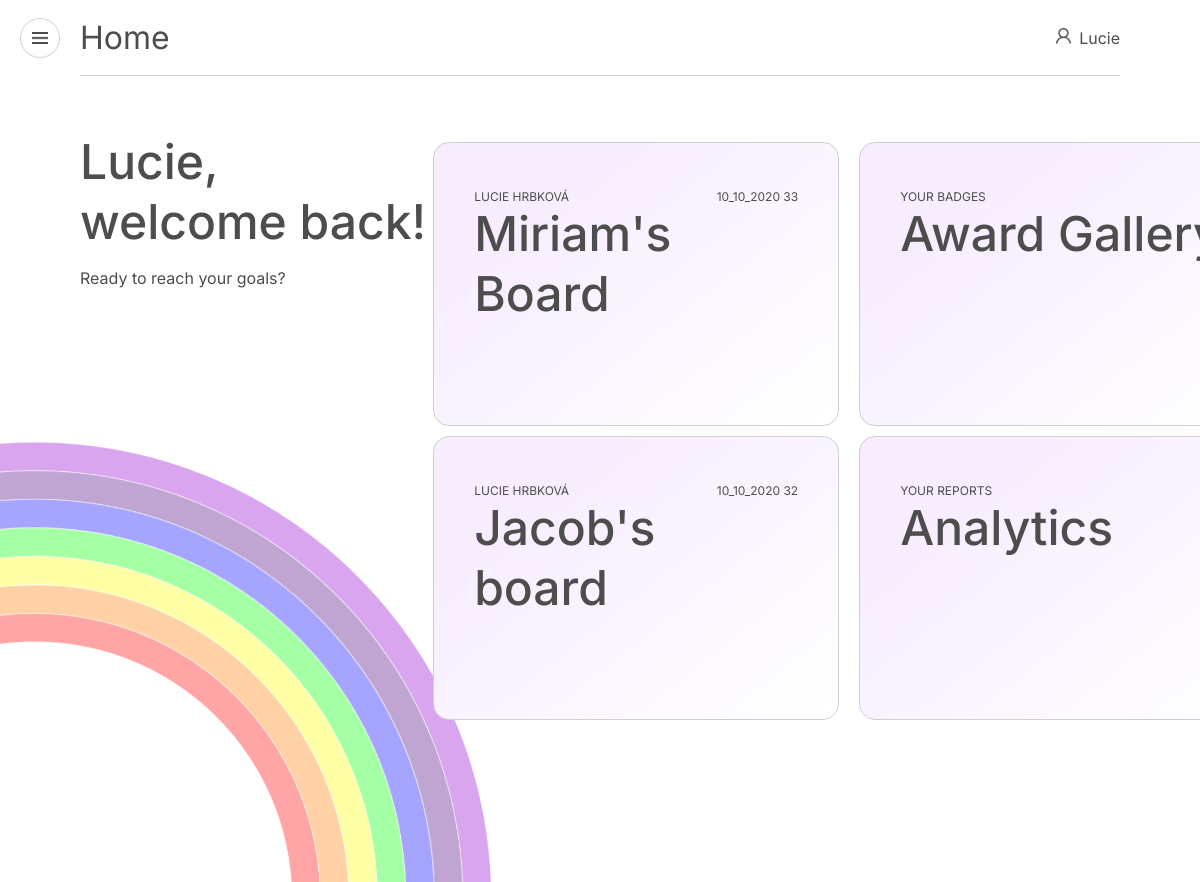
The app's page /home (signed in) with its own data.
### app/models.py (models this page shows, shortened)
class User(UserMixin, db.Model):
    id = db.Column(db.Integer, primary_key=True)
    name = db.Column(db.String(128))
    surname = db.Column(db.String(128))
    email = db.Column(db.String(120), index=True, unique=True)
    password_hash = db.Column(db.String(128))
    boards = db.relationship('Board', backref='author', lazy='dynamic')

class Board(db.Model):
    id = db.Column(db.Integer, primary_key=True)
    title = db.Column(db.String(24), index=True)
    user_id = db.Column(db.Integer, db.ForeignKey('user.id'))
    cards = db.relationship('Card', backref='motherboard', lazy='dynamic')

### app/routes.py (the view)
@app.route("/home", methods=['GET', 'POST'])
@login_required
def home():
    user = current_user
    recentboards = user.boards.order_by(Board.id.desc()).limit(2).all()
    return render_template('home.html', title='Home', boards=recentboards, user=user)

### app/models.py (called while the page is built)
@login.user_loader
def load_user(id):
    return User.query.get(int(id))

### app/templates/home.html
{% extends "applayout.html" %}
 {% block main %}
 <section class="main no_overflow">
    <div class="welcome">
        <h2>{{ current_user.name }},</h2>
        <h2>welcome back!</h2>
        <p>Ready to reach your goals?</p>
        <div class="rainbow_home">
            <img src="{{ url_for('static', filename='img/rainbow_bckg.png') }}" alt="">
        </div>
    </div>
    <div class="header_home_cards">
        {% for board in boards %}
        <a href="{{ url_for('board', boardid=board['id']) }}"><div class="board_card">
            <div class="flex_row_spacebetween">
                <span class="date">{{ board.author.name }} {{ board.author.surname }} </span>
                <span class="date">10_10_2020 {{ board.id }}</span>
            </div>
            <h2 class="board_header">{{ board.title }}</h2>
        </div></a>
    {% endfor %}
    </div>
    <div class="header_home_cards">
        <a href="{{ url_for('awards') }}">
            <div class="board_card">
                <div class="flex_row_spacebetween">
                    <span class="date">Your badges</span>
                </div>
                <h2 class="board_header">Award Gallery</h2>
            </div>
        </a>
        <a href="{{ url_for('reports') }}">
            <div class="board_card">
                <div class="flex_row_spacebetween">
                    <span class="date">your reports</span>
                </div>
                <h2 class="board_header">Analytics</h2>
            </div>
        </a>
    </div>
</section>
{% endblock %}

### app/templates/applayout.html (shortened to what this page needs)
<!DOCTYPE html>
<html lang="en">
<head>
    {% block headnav %}
    <link rel="stylesheet" href="{{ url_for('static', filename='css/style.css') }}">
</head>
<body>
    <section class="board">
        <nav class="navigation">
            <div class="menu_box flex_center">
                <div class="menu_circle flex_center" id="btn_menu" onclick="openNav()">
                    <div class="hmb_box flex_center"><img src="{{ url_for('static', filename='img/menu.png') }}" alt="" id="menu_img"></div>
                </div>
            </div>
            <div class="nav_bar flex_row_spacebetween">
                <h1>{{ title }}</h1>
                <span class="flex_row_spacebetween"><div class="box_user_img"><img src="{{ url_for('static', filename='img/user.png') }}" alt=""></div>{{ current_user.name }}</span>
            </div>
            <div class="menu_box"></div>
        </nav>
        {% endblock %}
        {% block main %}
        {% endblock %}
    </section>
</body>
</html>

### app/static/css/style.css (style rules this page uses)
*, *::before, *::after { -webkit-box-sizing: border-box; box-sizing: border-box; font-size: 16px; }
body { margin: 0; padding: 0; color: #4D4D4D; font-family: Inter; }
img { max-width: 100%; }
h1 { font-family: Inter; margin: 0; padding: 0; font-size: 2rem; font-weight: 400; }
h2 { font-family: Inter; margin: 0; padding: 0; font-size: 3rem; font-weight: 500; line-height: 3.75rem; }
a { text-decoration: none; color: inherit; font-weight: 400; color: #4D4D4D !important; }
.date { text-transform: uppercase; font-size: 0.75rem; }
.navigation { width: 100%; height: 76px; position: fixed; z-index: 50; top: 0; display: -webkit-box; display: -ms-flexbox; display: flex; background: white; }
.menu_box { width: 80px; height: 100%; }
.menu_circle { width: 40px; height: 40px; border: 1px solid #D2CED1; border-radius: 50px; }
.hmb_box { height: 12px; width: 16px; opacity: 70%; }
.nav_bar { width: calc( 100vw - 160px); height: 100%; border-bottom: 1px solid #D2CED1; -webkit-box-align: center; -ms-flex-align: center; align-items: center; }
.box_user_img { width: 15px; height: 15px; margin: 0px 8px; opacity: 70%; }
.flex_center { display: -webkit-box; display: -ms-flexbox; display: flex; -ms-flex-pack: distribute; justify-content: space-around; -webkit-box-align: center; -ms-flex-align: center; align-items: center; }
.flex_row_spacebetween { display: -webkit-box; display: -ms-flexbox; display: flex; -webkit-box-pack: justify; -ms-flex-pack: justify; justify-content: space-between; }
.main { width: 150%; padding: 132px 80px; display: -webkit-box; display: -ms-flexbox; display: flex; overflow: auto; white-space: nowrap; margin-bottom: 20px; }
.no_overflow { width: 100%; overflow: hidden; }
.board_card { width: 406px; height: 284px; padding: 46px 40px; border: 1px solid #D2CED1; border-radius: 1rem; background: linear-gradient(141.51deg, #F7EDFF 23.76%, white 98.35%); margin: 10px; position: relative; z-index: 9; }
.board_header { width: 321px; white-space: pre-wrap; height: 161px; }
.welcome { width: 33%; height: 100%; }
.rainbow_home { height: 449px; width: 500px; position: fixed; left: 0; bottom: 0; }

### records on screen
User: name "Lucie"
Board: author.name "LUCIE", author.surname "HRBKOVÁ", id "33", title "Miriam's Board"
Board: author.name "LUCIE", author.surname "HRBKOVÁ", id "32", title "Jacob's board"

### other values on screen
{{ title }} "Home"
